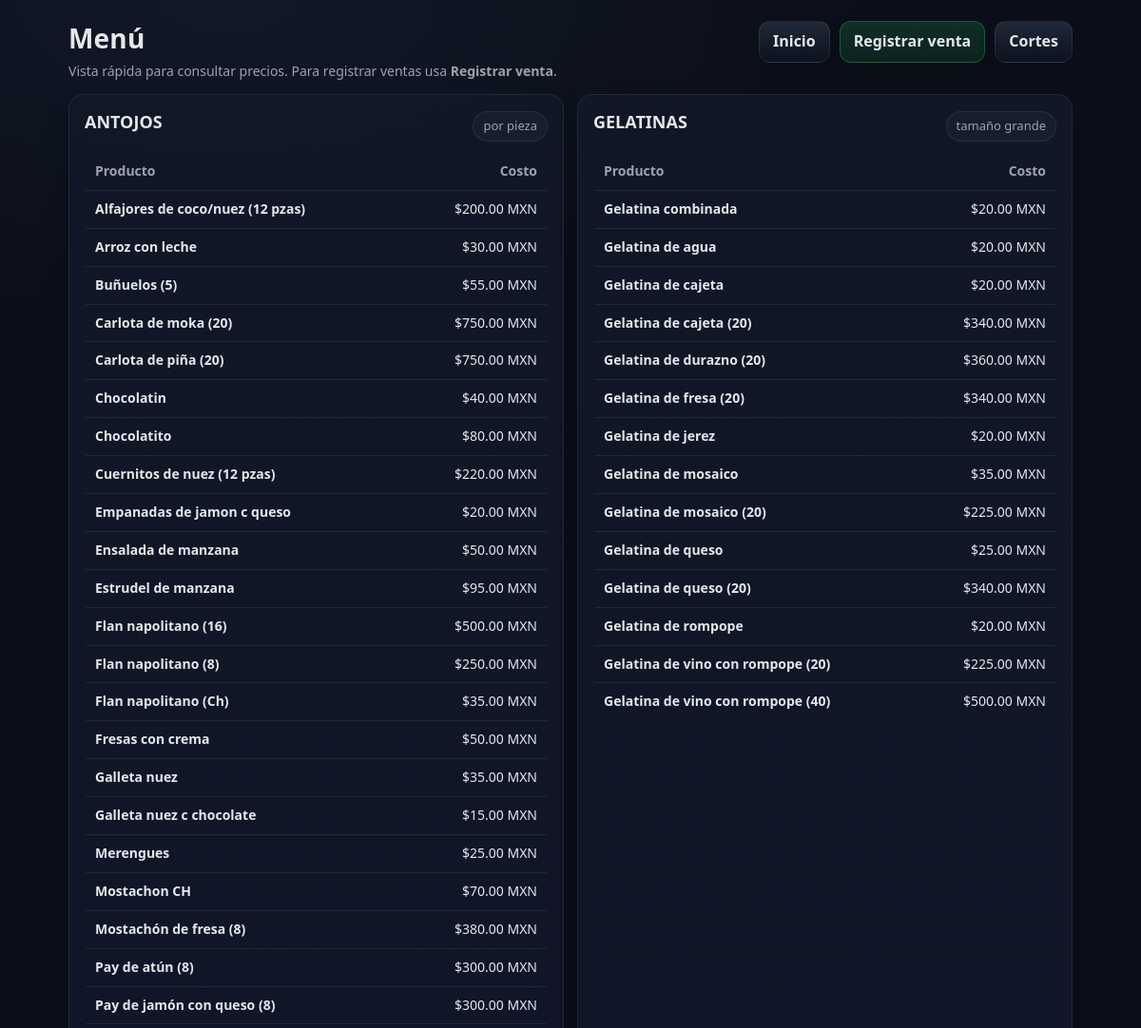
Before: /menu (upper part) with the older database file.
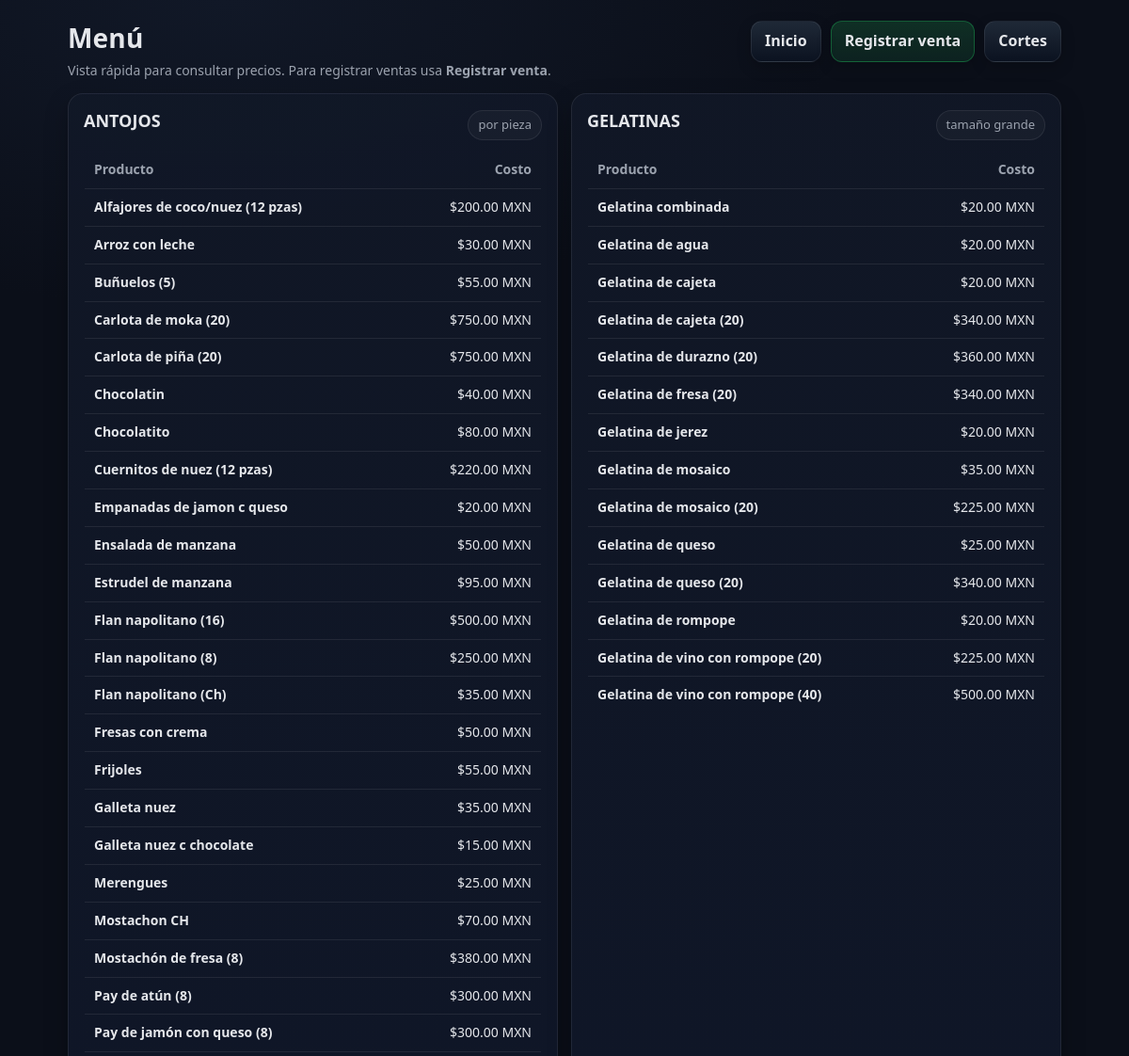
After: the same page with the newer database file.
### tables this page shows
CREATE TABLE menu_items (
        id INTEGER PRIMARY KEY AUTOINCREMENT,
        name TEXT NOT NULL,
        price_cents INTEGER NOT NULL CHECK(price_cents >= 0),
        category TEXT NOT NULL
    );

### app.py (the view)
@app.route("/menu")
def menu():
    conn = db()
    cur = conn.cursor()
    cur.execute("""
        SELECT * FROM menu_items
        WHERE category IN ('PASTELES','GELATINAS','ANTOJO')
        ORDER BY category, name
    """)
    items = cur.fetchall()
    conn.close()
    grouped = {"PASTELES": [], "GELATINAS": [], "ANTOJO": []}
    for it in items:
        grouped[it["category"]].append(it)
    return render_template("menu.html", grouped=grouped)

### app.py (called while the page is built)
def db():
    conn = sqlite3.connect(DB_PATH)
    conn.row_factory = sqlite3.Row
    return conn

@app.template_filter("pesos")
def pesos(cents: int):
    return f"${int(cents)/100:,.2f} MXN"

### templates/menu.html (shortened to what this page needs)
<!doctype html>
<html lang="es">
<head>
  <link rel="stylesheet" href="{{ url_for('static', filename='style.css') }}">
</head>
<body>
  <div class="container">
    <div class="header">
      <div>
        <h1 class="h-title">Menú</h1>
        <p class="h-sub">Vista rápida para consultar precios. Para registrar ventas usa <b>Registrar venta</b>.</p>
      </div>
      <div class="nav">
        <a class="btn" href="{{ url_for('index') }}">Inicio</a>
        <a class="btn primary" href="{{ url_for('new_order') }}">Registrar venta</a>
        <a class="btn" href="{{ url_for('sales') }}">Cortes</a>
      </div>
    </div>
    <div class="grid two">
      <div class="card">
        <div class="section-title">
          <h2>ANTOJOS</h2>
          <span class="pill">por pieza</span>
        </div>
        <table class="table">
          <thead>
            <tr>
              <th>Producto</th>
              <th style="text-align:right;">Costo</th>
            </tr>
          </thead>
          <tbody>
            {% for it in grouped["ANTOJO"] %}
              <tr>
                <td><b>{{ it.name }}</b></td>
                <td style="text-align:right;">{{ it.price_cents|pesos }}</td>
              </tr>
            {% else %}
              <tr><td colspan="2" class="muted">No hay antojitos cargados.</td></tr>
            {% endfor %}
          </tbody>
        </table>
      </div>
      <div class="card">
        <div class="section-title">
          <h2>GELATINAS</h2>
          <span class="pill">tamaño grande</span>
        </div>
        <table class="table">
          <thead>
            <tr>
              <th>Producto</th>
              <th style="text-align:right;">Costo</th>
            </tr>
          </thead>
          <tbody>
            {% for it in grouped["GELATINAS"] %}
              <tr>
                <td><b>{{ it.name }}</b></td>
                <td style="text-align:right;">{{ it.price_cents|pesos }}</td>
              </tr>
            {% else %}
              <tr><td colspan="2" class="muted">No hay gelatinas cargadas.</td></tr>
            {% endfor %}
          </tbody>
        </table>
      </div>
    </div>
  </div>
</body>
</html>

Changed rows visible on the page:
added menu_items: name "Frijoles", price_cents|pesos "$55.00 MXN", shown under "ANTOJOS"
